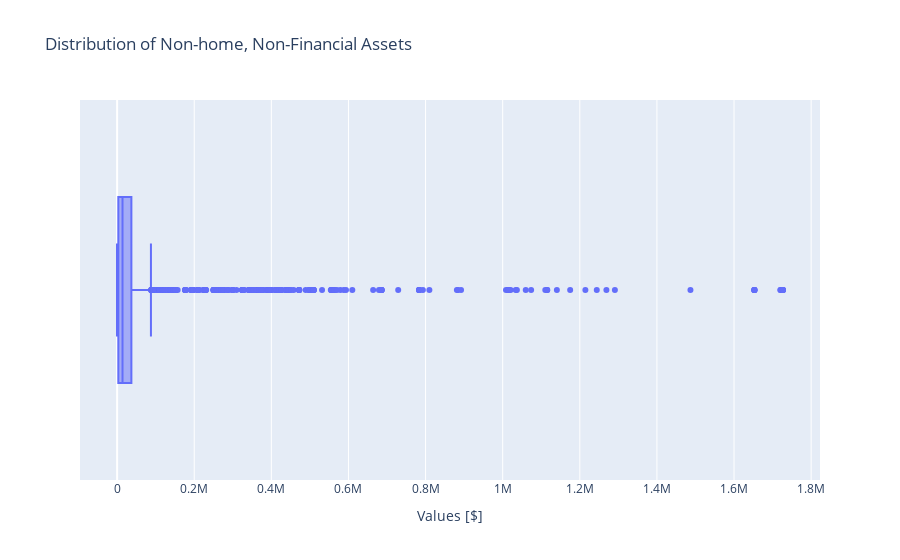

The notebook cell saved with this chart:
### Code cell
# Create a boxplot of `NHNFIN`
fig = px.box(
    data_frame=df,
    x="NHNFIN",
    title="Distribution of Non-home, Non-Financial Assets"
)
fig.update_layout(xaxis_title="Values [$]")

fig.show()

### Figure 1 — Plotly figure (JSON) as saved in the notebook; plotly's stock layout.template omitted (floating-point values rounded to 4 significant figures; data arrays with more than 128 entries replaced by an {"elided": "..."} marker saying what was removed)
{"data": [{"alignmentgroup": "True", "hovertemplate": "NHNFIN=%{x}<extra></extra>", "legendgroup": "", "marker": {"color": "#636efa"}, "name": "", "notched": false, "offsetgroup": "", "orientation": "h", "showlegend": false, "type": "box", "x": {"elided": "3672 float values"}, "x0": " ", "xaxis": "x", "y0": " ", "yaxis": "y"}], "layout": {"boxmode": "group", "legend": {"tracegroupgap": 0}, "title": {"text": "Distribution of Non-home, Non-Financial Assets"}, "xaxis": {"anchor": "y", "domain": [0, 1], "title": {"text": "Values [$]"}}, "yaxis": {"anchor": "x", "domain": [0, 1]}}}
